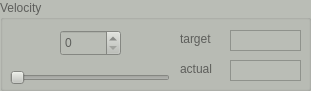
   <widget class="QGroupBox" name="gb_velocity">
    <property name="enabled">
     <bool>false</bool>
    </property>
    <property name="geometry">
     <rect>
      <x>1090</x>
      <y>210</y>
      <width>311</width>
      <height>91</height>
     </rect>
    </property>
    <property name="palette">
     <palette>
      <active>
       <colorrole role="WindowText">
        <brush brushstyle="SolidPattern">
         <color alpha="255">
          <red>0</red>
          <green>0</green>
          <blue>0</blue>
         </color>
        </brush>
       </colorrole>
       <colorrole role="Button">
        <brush brushstyle="SolidPattern">
         <color alpha="255">
          <red>186</red>
          <green>189</green>
          <blue>182</blue>
         </color>
        </brush>
       </colorrole>
       <colorrole role="Light">
        <brush brushstyle="SolidPattern">
         <color alpha="255">
          <red>255</red>
          <green>255</green>
          <blue>255</blue>
         </color>
        </brush>
       </colorrole>
       <colorrole role="Midlight">
        <brush brushstyle="SolidPattern">
         <color alpha="255">
          <red>220</red>
          <green>222</green>
          <blue>218</blue>
         </color>
        </brush>
       </colorrole>
       <colorrole role="Dark">
        <brush brushstyle="SolidPattern">
         <color alpha="255">
          <red>93</red>
          <green>94</green>
          <blue>91</blue>
         </color>
        </brush>
       </colorrole>
       <colorrole role="Mid">
        <brush brushstyle="SolidPattern">
         <color alpha="255">
          <red>124</red>
          <green>126</green>
          <blue>121</blue>
         </color>
        </brush>
       </colorrole>
       <colorrole role="Text">
        <brush brushstyle="SolidPattern">
         <color alpha="255">
          <red>0</red>
          <green>0</green>
          <blue>0</blue>
         </color>
        </brush>
       </colorrole>
       <colorrole role="BrightText">
        <brush brushstyle="SolidPattern">
         <color alpha="255">
          <red>255</red>
          <green>255</green>
          <blue>255</blue>
         </color>
        </brush>
       </colorrole>
       <colorrole role="ButtonText">
        <brush brushstyle="SolidPattern">
         <color alpha="255">
          <red>0</red>
          <green>0</green>
          <blue>0</blue>
         </color>
        </brush>
       </colorrole>
       <colorrole role="Base">
        <brush brushstyle="SolidPattern">
         <color alpha="255">
          <red>255</red>
          <green>255</green>
          <blue>255</blue>
         </color>
        </brush>
       </colorrole>
       <colorrole role="Window">
        <brush brushstyle="SolidPattern">
         <color alpha="255">
          <red>186</red>
          <green>189</green>
          <blue>182</blue>
         </color>
        </brush>
       </colorrole>
       <colorrole role="Shadow">
        <brush brushstyle="SolidPattern">
         <color alpha="255">
          <red>0</red>
          <green>0</green>
          <blue>0</blue>
         </color>
        </brush>
       </colorrole>
       <colorrole role="AlternateBase">
        <brush brushstyle="SolidPattern">
         <color alpha="255">
          <red>220</red>
          <green>222</green>
          <blue>218</blue>
         </color>
        </brush>
       </colorrole>
       <colorrole role="ToolTipBase">
        <brush brushstyle="SolidPattern">
         <color alpha="255">
          <red>255</red>
          <green>255</green>
          <blue>220</blue>
         </color>
        </brush>
       </colorrole>
       <colorrole role="ToolTipText">
        <brush brushstyle="SolidPattern">
         <color alpha="255">
          <red>0</red>
          <green>0</green>
          <blue>0</blue>
         </color>
        </brush>
       </colorrole>
      </active>
      <inactive>
       <colorrole role="WindowText">
        <brush brushstyle="SolidPattern">
         <color alpha="255">
          <red>0</red>
          <green>0</green>
          <blue>0</blue>
         </color>
        </brush>
       </colorrole>
       <colorrole role="Button">
        <brush brushstyle="SolidPattern">
         <color alpha="255">
          <red>186</red>
          <green>189</green>
          <blue>182</blue>
         </color>
        </brush>
       </colorrole>
       <colorrole role="Light">
        <brush brushstyle="SolidPattern">
         <color alpha="255">
          <red>255</red>
          <green>255</green>
          <blue>255</blue>
         </color>
        </brush>
       </colorrole>
       <colorrole role="Midlight">
        <brush brushstyle="SolidPattern">
         <color alpha="255">
          <red>220</red>
          <green>222</green>
          <blue>218</blue>
         </color>
        </brush>
       </colorrole>
       <colorrole role="Dark">
        <brush brushstyle="SolidPattern">
         <color alpha="255">
          <red>93</red>
          <green>94</green>
          <blue>91</blue>
         </color>
        </brush>
       </colorrole>
       <colorrole role="Mid">
        <brush brushstyle="SolidPattern">
         <color alpha="255">
          <red>124</red>
          <green>126</green>
          <blue>121</blue>
         </color>
        </brush>
       </colorrole>
       <colorrole role="Text">
        <brush brushstyle="SolidPattern">
         <color alpha="255">
          <red>0</red>
          <green>0</green>
          <blue>0</blue>
         </color>
        </brush>
       </colorrole>
       <colorrole role="BrightText">
        <brush brushstyle="SolidPattern">
         <color alpha="255">
          <red>255</red>
          <green>255</green>
          <blue>255</blue>
         </color>
        </brush>
       </colorrole>
       <colorrole role="ButtonText">
        <brush brushstyle="SolidPattern">
         <color alpha="255">
          <red>0</red>
          <green>0</green>
          <blue>0</blue>
         </color>
        </brush>
       </colorrole>
       <colorrole role="Base">
        <brush brushstyle="SolidPattern">
         <color alpha="255">
          <red>255</red>
          <green>255</green>
          <blue>255</blue>
         </color>
        </brush>
       </colorrole>
       <colorrole role="Window">
        <brush brushstyle="SolidPattern">
         <color alpha="255">
          <red>186</red>
          <green>189</green>
          <blue>182</blue>
         </color>
        </brush>
       </colorrole>
       <colorrole role="Shadow">
        <brush brushstyle="SolidPattern">
         <color alpha="255">
          <red>0</red>
          <green>0</green>
          <blue>0</blue>
         </color>
        </brush>
       </colorrole>
       <colorrole role="AlternateBase">
        <brush brushstyle="SolidPattern">
         <color alpha="255">
          <red>220</red>
          <green>222</green>
          <blue>218</blue>
         </color>
        </brush>
       </colorrole>
       <colorrole role="ToolTipBase">
        <brush brushstyle="SolidPattern">
         <color alpha="255">
          <red>255</red>
          <green>255</green>
          <blue>220</blue>
         </color>
        </brush>
       </colorrole>
       <colorrole role="ToolTipText">
        <brush brushstyle="SolidPattern">
         <color alpha="255">
          <red>0</red>
          <green>0</green>
          <blue>0</blue>
         </color>
        </brush>
       </colorrole>
      </inactive>
      <disabled>
       <colorrole role="WindowText">
        <brush brushstyle="SolidPattern">
         <color alpha="255">
          <red>93</red>
          <green>94</green>
          <blue>91</blue>
         </color>
        </brush>
       </colorrole>
       <colorrole role="Button">
        <brush brushstyle="SolidPattern">
         <color alpha="255">
          <red>186</red>
          <green>189</green>
          <blue>182</blue>
         </color>
        </brush>
       </colorrole>
       <colorrole role="Light">
        <brush brushstyle="SolidPattern">
         <color alpha="255">
          <red>255</red>
          <green>255</green>
          <blue>255</blue>
         </color>
        </brush>
       </colorrole>
       <colorrole role="Midlight">
        <brush brushstyle="SolidPattern">
         <color alpha="255">
          <red>220</red>
          <green>222</green>
          <blue>218</blue>
         </color>
        </brush>
       </colorrole>
       <colorrole role="Dark">
        <brush brushstyle="SolidPattern">
         <color alpha="255">
          <red>93</red>
          <green>94</green>
          <blue>91</blue>
         </color>
        </brush>
       </colorrole>
       <colorrole role="Mid">
        <brush brushstyle="SolidPattern">
         <color alpha="255">
          <red>124</red>
          <green>126</green>
          <blue>121</blue>
         </color>
        </brush>
       </colorrole>
       <colorrole role="Text">
        <brush brushstyle="SolidPattern">
         <color alpha="255">
          <red>93</red>
          <green>94</green>
          <blue>91</blue>
         </color>
        </brush>
       </colorrole>
       <colorrole role="BrightText">
        <brush brushstyle="SolidPattern">
         <color alpha="255">
          <red>255</red>
          <green>255</green>
          <blue>255</blue>
         </color>
        </brush>
       </colorrole>
       <colorrole role="ButtonText">
        <brush brushstyle="SolidPattern">
         <color alpha="255">
          <red>93</red>
          <green>94</green>
          <blue>91</blue>
         </color>
        </brush>
       </colorrole>
       <colorrole role="Base">
        <brush brushstyle="SolidPattern">
         <color alpha="255">
          <red>186</red>
          <green>189</green>
          <blue>182</blue>
         </color>
        </brush>
       </colorrole>
       <colorrole role="Window">
        <brush brushstyle="SolidPattern">
         <color alpha="255">
          <red>186</red>
          <green>189</green>
          <blue>182</blue>
         </color>
        </brush>
       </colorrole>
       <colorrole role="Shadow">
        <brush brushstyle="SolidPattern">
         <color alpha="255">
          <red>0</red>
          <green>0</green>
          <blue>0</blue>
         </color>
        </brush>
       </colorrole>
       <colorrole role="AlternateBase">
        <brush brushstyle="SolidPattern">
         <color alpha="255">
          <red>186</red>
          <green>189</green>
          <blue>182</blue>
         </color>
        </brush>
       </colorrole>
       <colorrole role="ToolTipBase">
        <brush brushstyle="SolidPattern">
         <color alpha="255">
          <red>255</red>
          <green>255</green>
          <blue>220</blue>
         </color>
        </brush>
       </colorrole>
       <colorrole role="ToolTipText">
        <brush brushstyle="SolidPattern">
         <color alpha="255">
          <red>0</red>
          <green>0</green>
          <blue>0</blue>
         </color>
        </brush>
       </colorrole>
      </disabled>
     </palette>
    </property>
    <property name="contextMenuPolicy">
     <enum>Qt::DefaultContextMenu</enum>
    </property>
    <property name="acceptDrops">
     <bool>false</bool>
    </property>
    <property name="autoFillBackground">
     <bool>true</bool>
    </property>
    <property name="title">
     <string>Velocity</string>
    </property>
    <property name="flat">
     <bool>false</bool>
    </property>
    <property name="checkable">
     <bool>false</bool>
    </property>
    <widget class="QSpinBox" name="spin_velocity_input">
     <property name="enabled">
      <bool>false</bool>
     </property>
     <property name="geometry">
      <rect>
       <x>60</x>
       <y>30</y>
       <width>61</width>
       <height>26</height>
      </rect>
     </property>
    </widget>
    <widget class="QSlider" name="hS_velocity_input">
     <property name="enabled">
      <bool>false</bool>
     </property>
     <property name="geometry">
      <rect>
       <x>10</x>
       <y>70</y>
       <width>160</width>
       <height>16</height>
      </rect>
     </property>
     <property name="orientation">
      <enum>Qt::Horizontal</enum>
     </property>
    </widget>
    <widget class="QLabel" name="lb_velocity_target">
     <property name="geometry">
      <rect>
       <x>180</x>
       <y>30</y>
       <width>101</width>
       <height>17</height>
      </rect>
     </property>
     <property name="text">
      <string>target</string>
     </property>
    </widget>
    <widget class="QTextEdit" name="tx_velocity_target">
     <property name="geometry">
      <rect>
       <x>230</x>
       <y>30</y>
       <width>71</width>
       <height>21</height>
      </rect>
     </property>
     <property name="lineWidth">
      <number>0</number>
     </property>
     <property name="verticalScrollBarPolicy">
      <enum>Qt::ScrollBarAlwaysOff</enum>
     </property>
     <property name="horizontalScrollBarPolicy">
      <enum>Qt::ScrollBarAlwaysOff</enum>
     </property>
     <property name="readOnly">
      <bool>true</bool>
     </property>
     <property name="textInteractionFlags">
      <set>Qt::TextSelectableByMouse</set>
     </property>
    </widget>
    <widget class="QTextEdit" name="tx_velocity_actual">
     <property name="geometry">
      <rect>
       <x>230</x>
       <y>60</y>
       <width>71</width>
       <height>21</height>
      </rect>
     </property>
     <property name="lineWidth">
      <number>0</number>
     </property>
     <property name="verticalScrollBarPolicy">
      <enum>Qt::ScrollBarAlwaysOff</enum>
     </property>
     <property name="horizontalScrollBarPolicy">
      <enum>Qt::ScrollBarAlwaysOff</enum>
     </property>
     <property name="readOnly">
      <bool>true</bool>
     </property>
     <property name="textInteractionFlags">
      <set>Qt::TextSelectableByMouse</set>
     </property>
    </widget>
    <widget class="QLabel" name="lb_velocity_actual">
     <property name="geometry">
      <rect>
       <x>180</x>
       <y>60</y>
       <width>101</width>
       <height>17</height>
      </rect>
     </property>
     <property name="text">
      <string>actual</string>
     </property>
    </widget>
   </widget>
